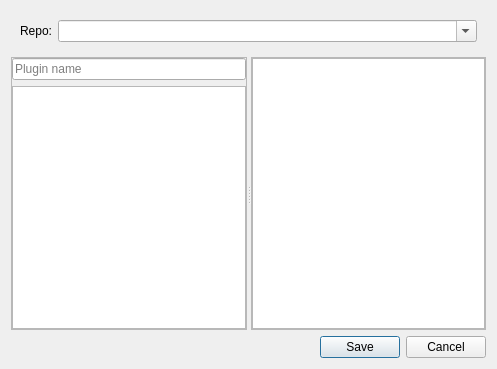
<?xml version="1.0" encoding="UTF-8"?>
<ui version="4.0">
 <class>AddPluginsDialog</class>
 <widget class="QDialog" name="AddPluginsDialog">
  <property name="geometry">
   <rect>
    <x>0</x>
    <y>0</y>
    <width>497</width>
    <height>369</height>
   </rect>
  </property>
  <property name="windowTitle">
   <string>Add plugins</string>
  </property>
  <layout class="QVBoxLayout" name="verticalLayout">
   <item>
    <widget class="QWidget" name="widget" native="true">
     <property name="sizePolicy">
      <sizepolicy hsizetype="Preferred" vsizetype="Fixed">
       <horstretch>0</horstretch>
       <verstretch>0</verstretch>
      </sizepolicy>
     </property>
     <layout class="QHBoxLayout" name="horizontalLayout_2">
      <item>
       <widget class="QLabel" name="label_2">
        <property name="text">
         <string>Repo:</string>
        </property>
       </widget>
      </item>
      <item>
       <widget class="QComboBox" name="qgisRepos">
        <property name="sizePolicy">
         <sizepolicy hsizetype="Expanding" vsizetype="Fixed">
          <horstretch>0</horstretch>
          <verstretch>0</verstretch>
         </sizepolicy>
        </property>
        <property name="editable">
         <bool>true</bool>
        </property>
       </widget>
      </item>
     </layout>
    </widget>
   </item>
   <item>
    <widget class="QWidget" name="widget_2" native="true">
     <layout class="QVBoxLayout" name="verticalLayout_3">
      <property name="margin">
       <number>0</number>
      </property>
      <item>
       <widget class="QSplitter" name="splitter">
        <property name="orientation">
         <enum>Qt::Horizontal</enum>
        </property>
        <widget class="QFrame" name="frame">
         <property name="frameShape">
          <enum>QFrame::StyledPanel</enum>
         </property>
         <property name="frameShadow">
          <enum>QFrame::Raised</enum>
         </property>
         <layout class="QVBoxLayout" name="verticalLayout_2">
          <property name="margin">
           <number>0</number>
          </property>
          <item>
           <widget class="QLineEdit" name="leFilter">
            <property name="placeholderText">
             <string>Plugin name</string>
            </property>
           </widget>
          </item>
          <item>
           <widget class="QListView" name="listView"/>
          </item>
         </layout>
        </widget>
        <widget class="QFrame" name="frame_2">
         <property name="frameShape">
          <enum>QFrame::StyledPanel</enum>
         </property>
         <property name="frameShadow">
          <enum>QFrame::Raised</enum>
         </property>
         <layout class="QVBoxLayout" name="verticalLayout_4">
          <property name="margin">
           <number>0</number>
          </property>
          <item>
           <widget class="QTextBrowser" name="textBrowser"/>
          </item>
         </layout>
        </widget>
       </widget>
      </item>
     </layout>
    </widget>
   </item>
   <item>
    <layout class="QHBoxLayout" name="horizontalLayout"/>
   </item>
   <item>
    <widget class="QDialogButtonBox" name="buttonBox">
     <property name="orientation">
      <enum>Qt::Horizontal</enum>
     </property>
     <property name="standardButtons">
      <set>QDialogButtonBox::Cancel|QDialogButtonBox::Save</set>
     </property>
    </widget>
   </item>
  </layout>
 </widget>
 <resources/>
 <connections>
  <connection>
   <sender>buttonBox</sender>
   <signal>accepted()</signal>
   <receiver>AddPluginsDialog</receiver>
   <slot>accept()</slot>
   <hints>
    <hint type="sourcelabel">
     <x>248</x>
     <y>254</y>
    </hint>
    <hint type="destinationlabel">
     <x>157</x>
     <y>274</y>
    </hint>
   </hints>
  </connection>
  <connection>
   <sender>buttonBox</sender>
   <signal>rejected()</signal>
   <receiver>AddPluginsDialog</receiver>
   <slot>reject()</slot>
   <hints>
    <hint type="sourcelabel">
     <x>316</x>
     <y>260</y>
    </hint>
    <hint type="destinationlabel">
     <x>286</x>
     <y>274</y>
    </hint>
   </hints>
  </connection>
 </connections>
</ui>
